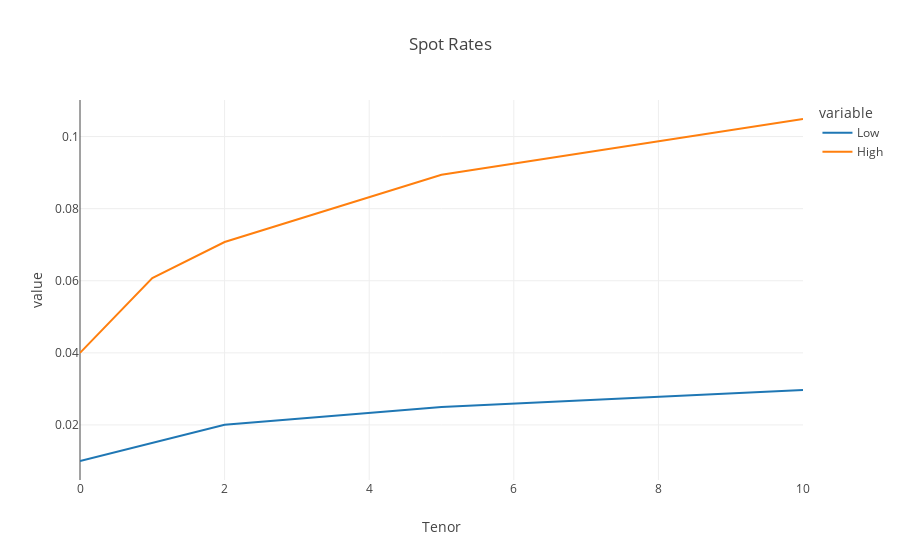

Notebook source saved alongside this figure:
### Markdown cell above
Let's look at the zero curves we obtain from our spot rates in the swap curve above

### Code cell
spot_rates = compute_spot_rates(rates)
print(spot_rates)
print("Bond price on this curve (should be 1.0) {}".format(
        bond_price(rates['High'], coupon_rate=spot_rates['High'][5], tenor=5)))

sp = spot_rates.plot(title="Spot Rates")
sp.show()

### Figure 1 — Plotly figure (JSON) as saved in the notebook; plotly's stock layout.template omitted (floating-point values rounded to 4 significant figures)
{"data": [{"hovertemplate": "variable=Low<br>Tenor=%{x}<br>value=%{y}<extra></extra>", "legendgroup": "Low", "line": {"color": "#1F77B4", "dash": "solid"}, "mode": "lines", "name": "Low", "orientation": "v", "showlegend": true, "type": "scatter", "x": [0, 1, 2, 5, 10], "xaxis": "x", "y": [0.01, 0.01505, 0.02004, 0.02496, 0.02967], "yaxis": "y"}, {"hovertemplate": "variable=High<br>Tenor=%{x}<br>value=%{y}<extra></extra>", "legendgroup": "High", "line": {"color": "#FF7F0E", "dash": "solid"}, "mode": "lines", "name": "High", "orientation": "v", "showlegend": true, "type": "scatter", "x": [0, 1, 2, 5, 10], "xaxis": "x", "y": [0.04, 0.06075, 0.07074, 0.08939, 0.1049], "yaxis": "y"}], "layout": {"legend": {"title": {"text": "variable"}, "tracegroupgap": 0}, "title": {"text": "Spot Rates"}, "xaxis": {"anchor": "y", "domain": [0, 1], "title": {"text": "Tenor"}}, "yaxis": {"anchor": "x", "domain": [0, 1], "title": {"text": "value"}}}}
